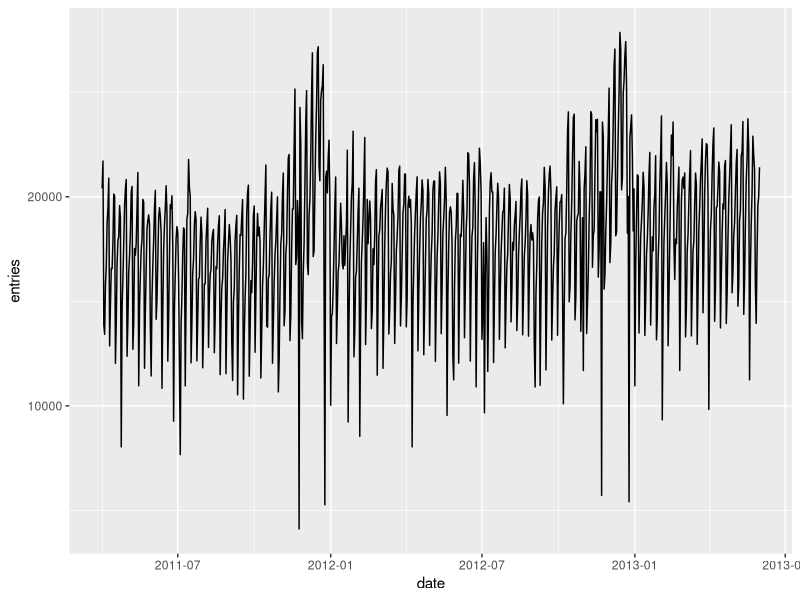
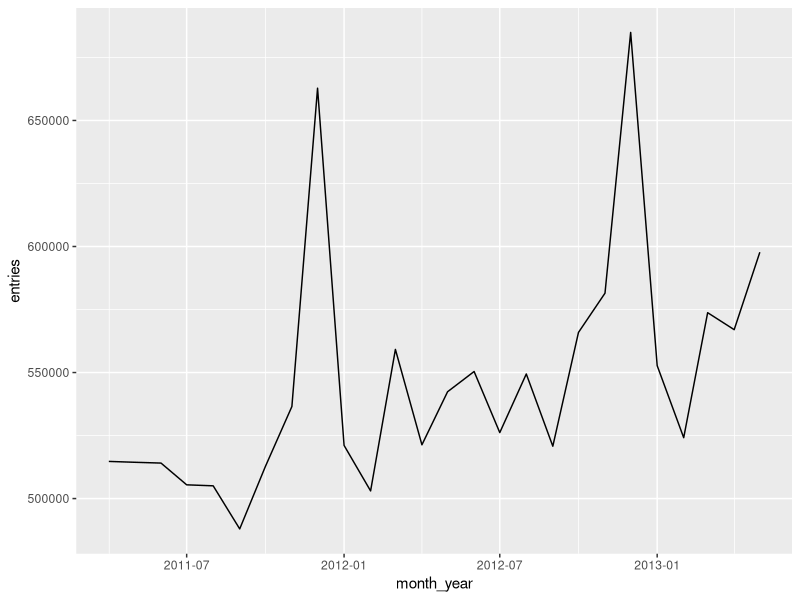
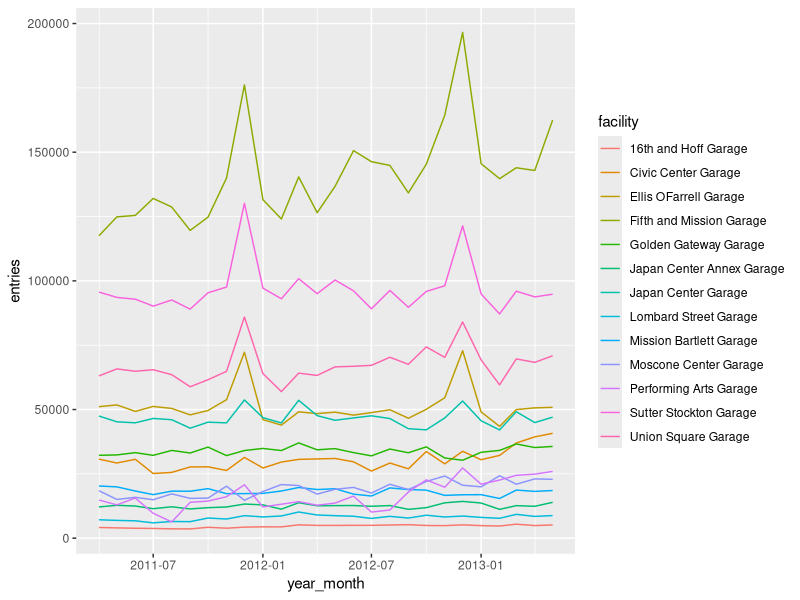
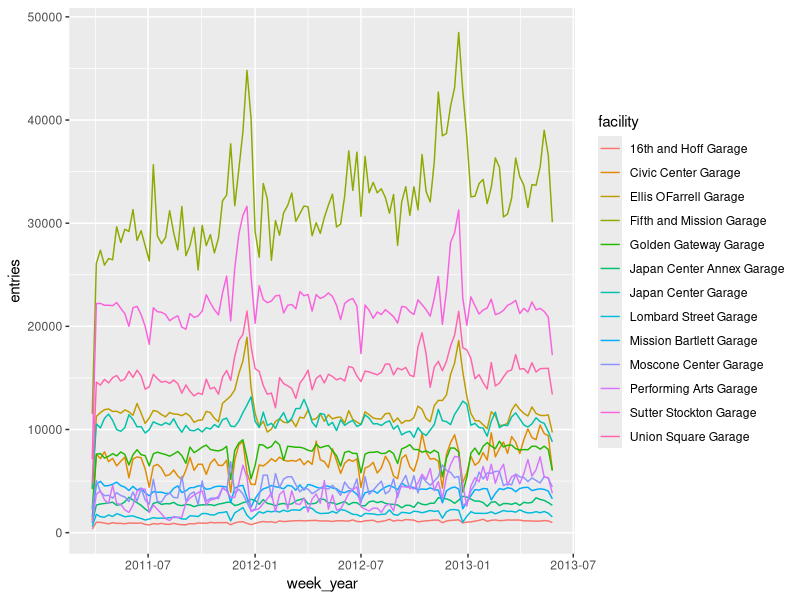
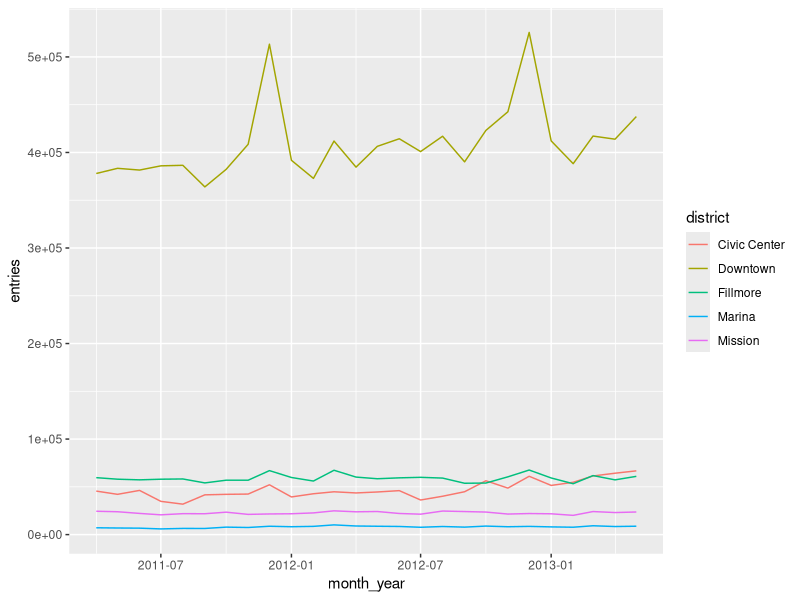
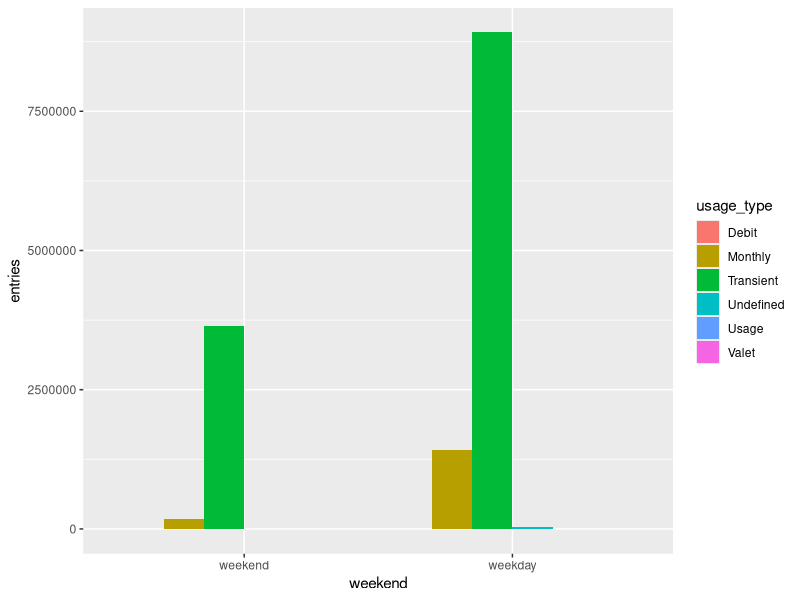
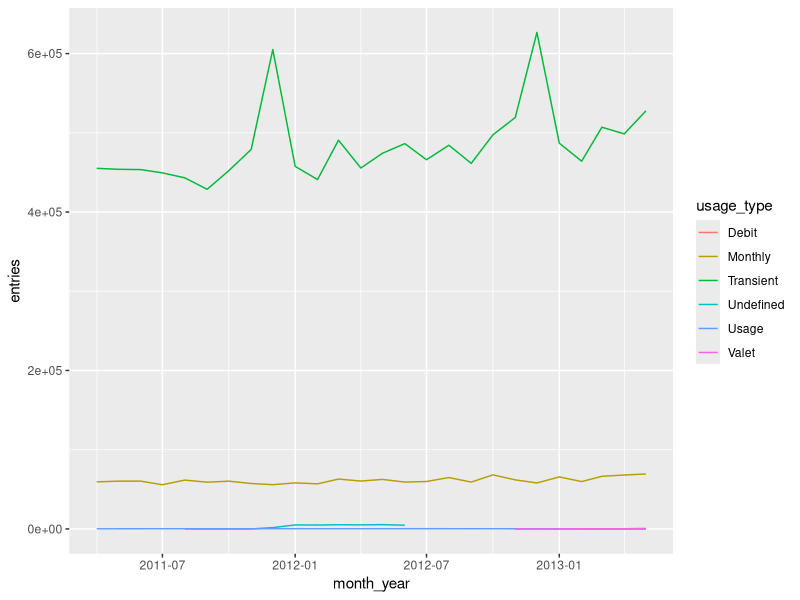

Write the R code that produced these figures, in order.
# Do some exploratory data analysis of the SFpark data
# SFpark is the parking demand management program in San Francisco.
# The data we're using are entries and exits from public parking
# garages from 2011-2013, available from
# https://www.sfmta.com/getting-around/drive-park/demand-responsive-pricing/sfpark-evaluation

# First, we need to load the libraries we will be using
# If you get an error that a library was not found,
# run install.packages("tidyverse")
library(tidyverse)  # library for dealing with tabular data
library(lubridate)  # library for handling dates

# first, we read our data into a table
# The data are packaged as a CSV (comma separated values) file, which is
# just a text file where each line is a row, and the columns are
# separated by commas.
data = read_csv("sfpark/data/sfpark.csv")

# now, lets look at the first few rows of our data to see what we're looking at
# [1:20,] means rows 1-20 (before the comma) and all columns
# (because there is nothing after the comma)
View(data[1:20,])

# we have six columns:
#   date: the date the data were recorded
#   facility: the garage where the data were recorded
#   district: the district (neighborhood) where the garage is
#   usage_type: the type of payment (e.g. monthly pass, transient/hourly)
#   entries, exits: the number of cars that entered and exited the garage that day that used that type of payment

# what are the garages we have?
unique(data$facility)

# Exercise: where in San Francisco are they (in which districts)?
unique(data$district)

# In your own words, what does a row of the data represent?

# How many cars enter a garage on an average day
mean(data$entries)

# Exercise: That may be skewed by outliers. What is the median?
median(data$entries)

###########################
# Grouped data analysis   #
# aka split-apply-combine #
###########################

# Grouped data analysis is a very common pattern - rather than a mean
# over the entire dataset, we may want a mean by groups. For instance,
# the median being so different from the mean suggests outliers - perhaps
# one very large garage. Let's look at the mean entries by garage

group_by(data, facility) %>%
  summarize(mean_entries=mean(entries))

# But this could be misleading. Does each row represent a single day at a single garage?
# Ans: No, because the rows are also split up by usage type.
# What are we actually computing the mean of above?
# Ans: We are computing the mean of of entries per usage type per day per garage.

# We can use the group_by and summarize functions to create a dataset
# that shows _total_ entries and exits for each day, and create a new
# table with this information.
total_entries = group_by(data, date, facility) %>%
  summarize(entries=sum(entries), exits=sum(exits))

# Look at the data we have now
View(total_entries[1:20,])

# Now we can calculate the mean entries by garage, using this new dataset. This
# is a per facility daily mean, not a per-usage type daily mean.
group_by(total_entries, facility) %>%
  summarize(mean_entries=mean(entries))

##################
# Filtering data #
##################
# Maybe we don't want to look at the entire city, but only at garages
# in the Civic Center neighborhood. We can filter the data and repeat
# the above analysis.
civic_center_data = filter(data, district == "Civic Center")

# now, repeat the above analysis to compute total entries by day, and take the daily
# average, using only data from Civic Center
civic_center_total = group_by(civic_center_data, facility, date) %>%
  summarize(entries=sum(entries))

# use group_by and summarize to compute means

group_by(civic_center_total, facility) %>%
  summarize(entries=mean(entries))

# Repeat the process, looking only at garages in the Mission
mission_data = filter(data, district == "Mission")
mission_total = group_by(mission_data, facility, date) %>%
  summarize(entries=sum(entries))
group_by(mission_total, facility) %>%
  summarize(entries=mean(entries))

###################
# Handling dates  #
###################
# Another dimension of this dataset that we have not explored
# is the date column. Before we can work with dates, however,
# we have to parse the column.

# Every column in a table has a type (for instance, integer,
# decimal number, string). read_csv tries to guess the best
# type for each field. We can see what types are used in our
# table by printing the table to the console. The types are printed
# just below the column names.
total_entries

# read_csv has read the date string as 
# These columns only store the letters, and don't know that they represent dates. Before
# we can use the dates, we need to parse the dates.
# to parse dates, we will use the lubridate library: https://lubridate.tidyverse.org/
# the mutate function will overwrite the date column
# the mdy function parses dates in month/day/year format
total_entries = mutate(total_entries, date=mdy(date))

# display the table again, to check the types. we see that date is no longer a chr type.
total_entries

# Let's look at the mean entries by year, to look for trends over time
# First, we need to extract the year from the date column, and assign it to a new
# column. We previously used mutate for this; this line uses
# $ notation which is another way of doing the same thing.
total_entries$year = year(total_entries$date)

# make sure it worked
unique(total_entries$year)

# now, look at mean entries by garage and year
group_by(total_entries, facility, year) %>%
  summarize(entries=mean(entries))

# The year_totals table is in "long" format - one row for each
# facility for each year. It would be easier to read in "wide" format:
# one row for each facility and one column for each year.
# the column names are taken from the field named in names_from,
# and the values from the field named in values_from
# now, look at mean entries by garage and year
group_by(total_entries, facility, year) %>%
  summarize(entries=mean(entries)) %>%
  pivot_wider(names_from=year, values_from=entries)

# Exercise: repeat the above, but get the per-month mean rather than per year,
# to show seasonal trends
# You should have a table with rows for each garage and columns for January, February, etc.
total_entries$month = month(total_entries$date)
group_by(total_entries, facility, month) %>%
  summarize(entries=mean(entries)) %>%
  pivot_wider(names_from=month, values_from=entries)

########################
# Weekdays vs weekends #
########################
# Some garages may be more popular on weekdays than on weekends. We need to repeat the above
# analysis, but we want a mean for weekends and a mean for weekdays. Lubridate does not have a
# weekend function, so we need to use the day of week function to make a new weekend column.
# First, we can create a day of week column.
total_entries$day_of_week = wday(total_entries$date, label=T)

# Look at how the days of week are abbreviated
unique(total_entries$day_of_week)

# now, we can recode that to weekday/weekend
total_entries$weekend = recode(total_entries$day_of_week, "Mon"="weekday", "Tue"="weekday", "Wed"="weekday", "Thu"="weekday",
                               "Fri"="weekday", "Sat"="weekend", "Sun"="weekend")

# make sure that there are no missing values
# is.na determines if a value is missing (NA), any determines if any value was found
# to be missing by is.na, ! reverses the result, and stopifnot will stop program execution
# and display an error if the input is not True
stopifnot(!any(is.na(total_entries$weekend)))

# calculate the means
group_by(total_entries, facility, weekend) %>%
  summarize(entries=mean(entries)) %>%
  pivot_wider(names_from=weekend, values_from=entries)

# Now, compute means by season
# Backticks are needed so that R will treat the numbers as column values, rather than
# as literal numbers. Backticks are needed anytime a column name or value in recode
# contains spaces or starts with a number.
total_entries$season = recode(total_entries$month,
                              `1`="Winter", `2`="Winter", `3`="Winter",
                              `4`="Spring", `5`="Spring", `6`="Summer",
                              `7`="Summer", `8`="Summer", `9`="Fall",
                              `10`="Fall", `11`="Fall", `12`="Winter")
group_by(total_entries, facility, season) %>%
  summarize(entries=mean(entries)) %>%
  pivot_wider(names_from=season, values_from=entries)


#######################
# Plotting            #
#######################
# This data would be more interesting if it were on a graph. To make graphs in R,
# most people use the ggplot2 library, which is part of tidyverse.

# Let us create a dataset that shows how many entries to all garages there were on each day
citywide_entries = group_by(total_entries, date) %>% summarize(entries=sum(entries))

# Create a plot using the total_entries table. We define an "aesthetic" that the date
# will be the x axis, and the number of entries will be the y axis
ggplot(citywide_entries, aes(x=date, y=entries)) +
  # and add a line plot to it
  geom_line()

# wow, that's a mess - there's too much day-to-day variation to understand trends.
# let's group the data by month and year, and plot again
# the floor_date function returns the beginning of whatever period you put in - in this
# case, the beginning of the month
citywide_entries$month_year = floor_date(citywide_entries$date, unit="month")
monthly_entries = group_by(citywide_entries, month_year) %>% summarize(entries=sum(entries))
ggplot(monthly_entries, aes(x=month_year, y=entries)) +
  geom_line()

# What month has the highest parking demand? Why do you think that is?
# December has the highest parking demand - probably due to holiday travel and shopping
# in San Francisco.

# This is an interesting plot, but it would be more interesting to see it by garage.
# We can do this by using data that is not summed up to citywide level, an then telling
# ggplot to group by the facility

total_entries$year_month = floor_date(total_entries$date, unit="month")
garage_month_entries = group_by(total_entries, facility, year_month) %>%
  summarize(entries=sum(entries))

# look at the result of that call
garage_month_entries[1:20,]

# now, plot the data but tell ggplot to group by facility, use separate colors
# for each facility
ggplot(garage_month_entries, aes(x=year_month, y=entries, group=facility, color=facility)) +
  geom_line()

# which garages have more of a seasonal trend? why?
# exercise: look at weekly trends rather than monthly trends
total_entries$week_year = floor_date(total_entries$date, unit="week")
garage_week_entries = group_by(total_entries, facility, week_year) %>%
  summarize(entries=sum(entries))
ggplot(garage_week_entries, aes(x=week_year, y=entries, group=facility, color=facility)) +
  geom_line()

# exercise: group by district instead of by facility (more of a challenge!)
data$date = mdy(data$date)
data$month_year =
  floor_date(data$date, unit="month")

# We first need to re-group the original data. Because total_entries was grouped
# by facility, there is no district variable available.
district_month_entries = group_by(data, month_year, district) %>%
  summarize(entries=sum(entries))

ggplot(district_month_entries, aes(x=month_year, y=entries, group=district, color=district)) +
  geom_line()

###############
# Usage types #
###############

# The data include several usage types - monthly passes, transient users, etc.
# Exercise: first, extract all of the unique values of the usage_type column to
# see what the possibilities are.
unique(data$usage_type)

# How many entries are from each of the usage types? What usage type is most common?
# we use a sum rather than a mean here, as the denominator of the mean will vary
# depending on how many garages offer that usage type
group_by(data, usage_type) %>%
  summarize(sum(entries))

# Are the patterns of usage types different on the weekdays vs. the weekends?

# first, create a weekday/weekend column
data$day_of_week = wday(data$date, label=T)
data$weekend = recode(data$day_of_week, "Mon"="weekday", "Tue"="weekday", "Wed"="weekday", "Thu"="weekday",
                               "Fri"="weekday", "Sat"="weekend", "Sun"="weekend")

# create a grouped data frame
usage_types_weekday_weekend = group_by(data, usage_type, weekend) %>%
  summarize(entries=sum(entries))

# Print it out with pivot_wider. We see that "transient" is most popular both on
# weekdays and weekends.
pivot_wider(usage_types_weekday_weekend, names_from=weekend, values_from=entries)

# It might be easier to look at a graph. I wanted to plot these as a grouped bar chart.
# I wasn't sure how to do this, so I googled "bar plot grouped ggplot" and found
# https://www.r-graph-gallery.com/48-grouped-barplot-with-ggplot2.html which gave
# an example. The R community is large enough that there will often be someone who's
# solved the same problem as you and written about it.
ggplot(usage_types_weekday_weekend, aes(x=weekend, y=entries, fill=usage_type)) +
         geom_bar(stat="identity", position="dodge")

# Make a plot of the monthly trend in number of entries by usage type.
# Interestingly, the seasonal trend is really only present in the transient
# usage type.
monthly_usage_trend = group_by(data, usage_type, month_year) %>%
  summarize(entries=sum(entries))
ggplot(monthly_usage_trend, aes(x=month_year, y=entries, group=usage_type, color=usage_type)) +
  geom_line()

